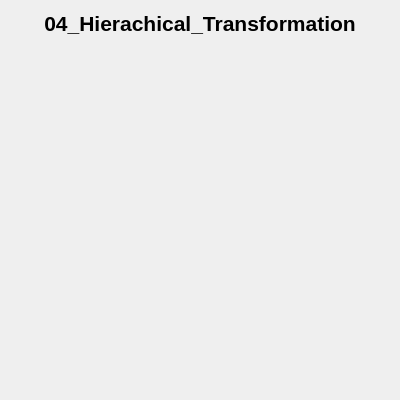
<?xml version="1.0" encoding="UTF-8"?>
<ui version="4.0">
 <class>window</class>
 <widget class="QWidget" name="window">
  <property name="geometry">
   <rect>
    <x>0</x>
    <y>0</y>
    <width>400</width>
    <height>400</height>
   </rect>
  </property>
  <property name="windowTitle">
   <string>window</string>
  </property>
  <layout class="QGridLayout" name="gridLayout">
   <item row="0" column="0">
    <widget class="QLabel" name="label">
     <property name="sizePolicy">
      <sizepolicy hsizetype="Preferred" vsizetype="Fixed">
       <horstretch>0</horstretch>
       <verstretch>0</verstretch>
      </sizepolicy>
     </property>
     <property name="font">
      <font>
       <pointsize>16</pointsize>
       <bold>true</bold>
      </font>
     </property>
     <property name="text">
      <string>04_Hierachical_Transformation</string>
     </property>
     <property name="alignment">
      <set>Qt::AlignCenter</set>
     </property>
    </widget>
   </item>
   <item row="1" column="0">
    <widget class="glWidget" name="widget" native="true"/>
   </item>
  </layout>
 </widget>
 <customwidgets>
  <customwidget>
   <class>glWidget</class>
   <extends>QWidget</extends>
   <header location="global">glwidget.h</header>
   <container>1</container>
  </customwidget>
 </customwidgets>
 <resources/>
 <connections/>
</ui>
